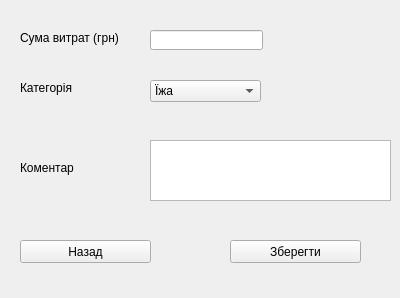
<?xml version="1.0" encoding="UTF-8"?>
<ui version="4.0">
 <class>NewCost</class>
 <widget class="QWidget" name="NewCost">
  <property name="geometry">
   <rect>
    <x>0</x>
    <y>0</y>
    <width>400</width>
    <height>298</height>
   </rect>
  </property>
  <property name="windowTitle">
   <string>Нова витрата</string>
  </property>
  <property name="windowIcon">
   <iconset>
    <normaloff>../views/icon.jpg</normaloff>../views/icon.jpg</iconset>
  </property>
  <widget class="QLabel" name="summary_price_label">
   <property name="geometry">
    <rect>
     <x>20</x>
     <y>30</y>
     <width>101</width>
     <height>16</height>
    </rect>
   </property>
   <property name="text">
    <string>Сума витрат (грн)</string>
   </property>
  </widget>
  <widget class="QLabel" name="category_label">
   <property name="geometry">
    <rect>
     <x>20</x>
     <y>80</y>
     <width>61</width>
     <height>16</height>
    </rect>
   </property>
   <property name="text">
    <string>Категорія</string>
   </property>
  </widget>
  <widget class="QLabel" name="comment_label">
   <property name="geometry">
    <rect>
     <x>20</x>
     <y>160</y>
     <width>71</width>
     <height>16</height>
    </rect>
   </property>
   <property name="text">
    <string>Коментар</string>
   </property>
  </widget>
  <widget class="QPushButton" name="save_button">
   <property name="geometry">
    <rect>
     <x>230</x>
     <y>240</y>
     <width>131</width>
     <height>23</height>
    </rect>
   </property>
   <property name="text">
    <string>Зберегти</string>
   </property>
  </widget>
  <widget class="QPushButton" name="back_button">
   <property name="geometry">
    <rect>
     <x>20</x>
     <y>240</y>
     <width>131</width>
     <height>23</height>
    </rect>
   </property>
   <property name="text">
    <string>Назад</string>
   </property>
  </widget>
  <widget class="QLineEdit" name="summary_price_lineEdit">
   <property name="geometry">
    <rect>
     <x>150</x>
     <y>30</y>
     <width>113</width>
     <height>20</height>
    </rect>
   </property>
  </widget>
  <widget class="QComboBox" name="category_comboBox">
   <property name="geometry">
    <rect>
     <x>150</x>
     <y>80</y>
     <width>111</width>
     <height>22</height>
    </rect>
   </property>
   <item>
    <property name="text">
     <string>Їжа</string>
    </property>
   </item>
   <item>
    <property name="text">
     <string>Проїзд</string>
    </property>
   </item>
   <item>
    <property name="text">
     <string>Одяг</string>
    </property>
   </item>
   <item>
    <property name="text">
     <string>Розваги</string>
    </property>
   </item>
   <item>
    <property name="text">
     <string>Подарунки</string>
    </property>
   </item>
   <item>
    <property name="text">
     <string>Інтернет</string>
    </property>
   </item>
   <item>
    <property name="text">
     <string>Телефон</string>
    </property>
   </item>
   <item>
    <property name="text">
     <string>Інше</string>
    </property>
   </item>
  </widget>
  <widget class="QTextEdit" name="comment_textEdit">
   <property name="geometry">
    <rect>
     <x>150</x>
     <y>140</y>
     <width>241</width>
     <height>61</height>
    </rect>
   </property>
  </widget>
 </widget>
 <resources/>
 <connections/>
</ui>
